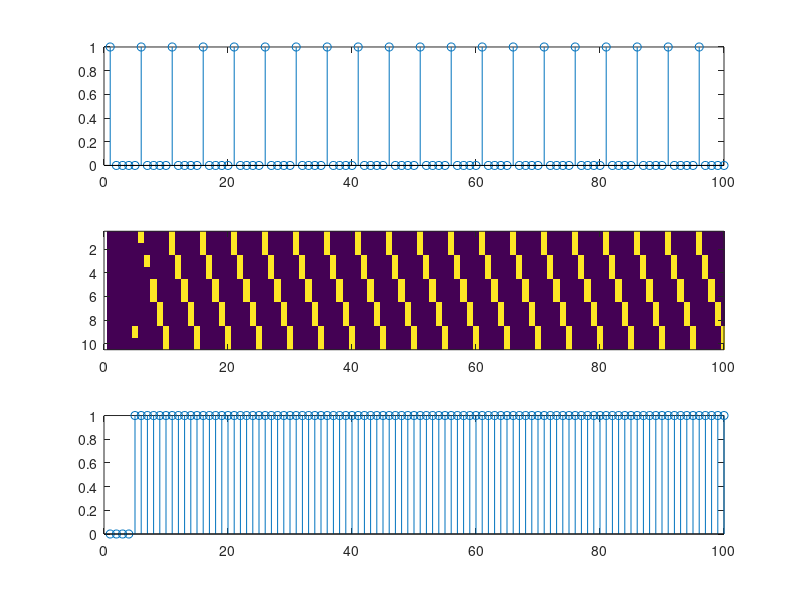

The MATLAB script that drew this image:
% HVC neurons spike in order
%
% LMAN neurons spike randomly on their own, and also receive input from X.
%
% X represents the entire basal ganglia loop from medium spiny neurons in
% Area X through neurons in DLM.
%
% Synaptic weights are initialized so that each X neuron recieves input
% from a single HVC neuron and a single LMAN neuron. Weights are scaled so
% that LMAN and HVC input is required to make the X neuron fire.
%
% Synaptic weights of HVC->X are modified by learning. Synaptic weights of 
% LMAN->X and X->LMAN are static.
%
% Time is divided into steps that are the width of one HVC burst.

%% Parameters

hvcunits = 5; % number of units in hvc
lmanunits = 2; % number of units in lman
% Number of X neurons will be the number of possible HVC-LMAN pairs.
ruh = 1; % rewarded unit in hvc
rul = 1; % rewarded unit in lman
motifs = 20; % number of motifs to run (each hvc neuron fires once per motif)
rate = 0.05; % learning rate parameter
rwidth = 2; % reward window
randomness = 1.5;

%% Initialization (don't touch this!)

tmax = hvcunits * motifs; % total timesteps to run
xunits = hvcunits * lmanunits; % number of units in X

% Spike trains
H = repmat(eye(hvcunits), 1, motifs); % HVC spikes
X = zeros(xunits, tmax); % X spikes
L = zeros(lmanunits, tmax); % LMAN spikes
R = zeros(1, tmax); % reward

% Synaptic weights
W_XH = zeros(xunits, hvcunits); % weights on X from HVC
W_XL = zeros(xunits, lmanunits); % weights on X from LMAN
W_LX = zeros(lmanunits, xunits); % weights on LMAN from X
nX = 1;
for nH = 1:hvcunits
    for nL = 1:lmanunits

        W_XH(nX, nH) = 0.6;
        W_XL(nX, nL) = 0.6;
        W_LX(nL, nX) = 2;
        nX = nX + 1;
    end
end

%% Main loop
% Thresholds for action potentials is 1
for t = rwidth+1:tmax
    % X activity is the sum of inputs from HVC and LMAN.
    X(:, t) =  W_XH * H(:, t) + W_XL * L(:, t) > 1;
    % See how LMAN spike from previous timestep is used to calculate the
    % activity in X now.

    % LMAN activity is the sum of intrinsic randomness and input from X.
    L(:, t + 1) = randomness*rand(lmanunits, 1) + W_LX * X(:, t) > 1;
    
    % Reward when the targeted LMAN-HVC pair spike together
    R(t) = L(rul, t) && H(ruh, t);
    
    % Learning only occurs at HVC-X synapse. Strength of this synapse is
    % increased when X and H neuron spike simultaneously, and reward has
    % been given recently. FIXME is this backwards?
    dW = X(:, t) * H(:,t)' .* any(R(t-rwidth:t)) .* rate; 
    W_XH = W_XH + dW;
end

%% Plot results

ax(1) = subplot(3,1,1);
stem(H(ruh, :))
ax(2) = subplot(3,1,2);
imagesc(X)
ax(3) = subplot(3,1,3);
stem(L(rul, :))
linkaxes(ax,'x');
